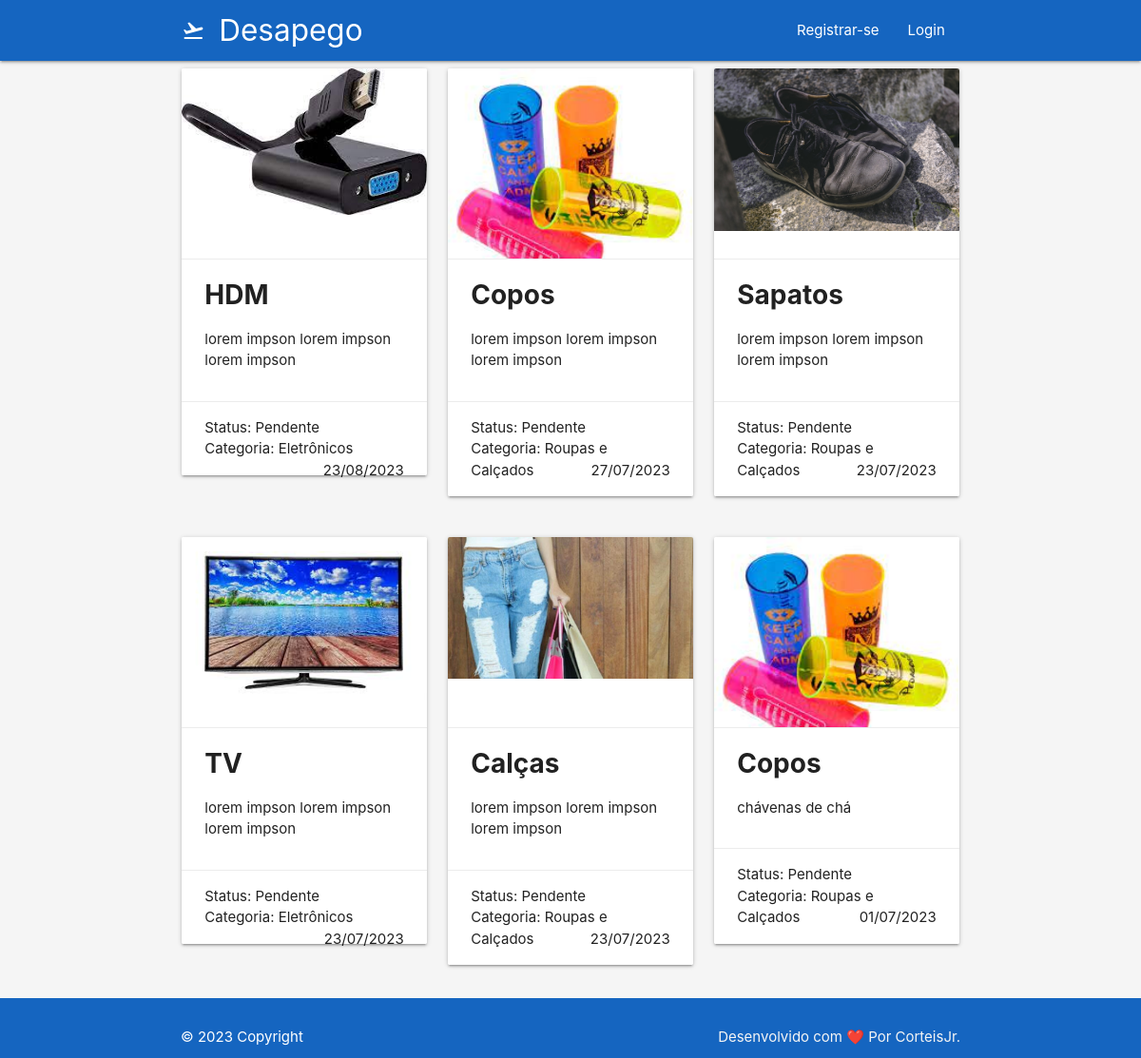
The app's page /, older data.
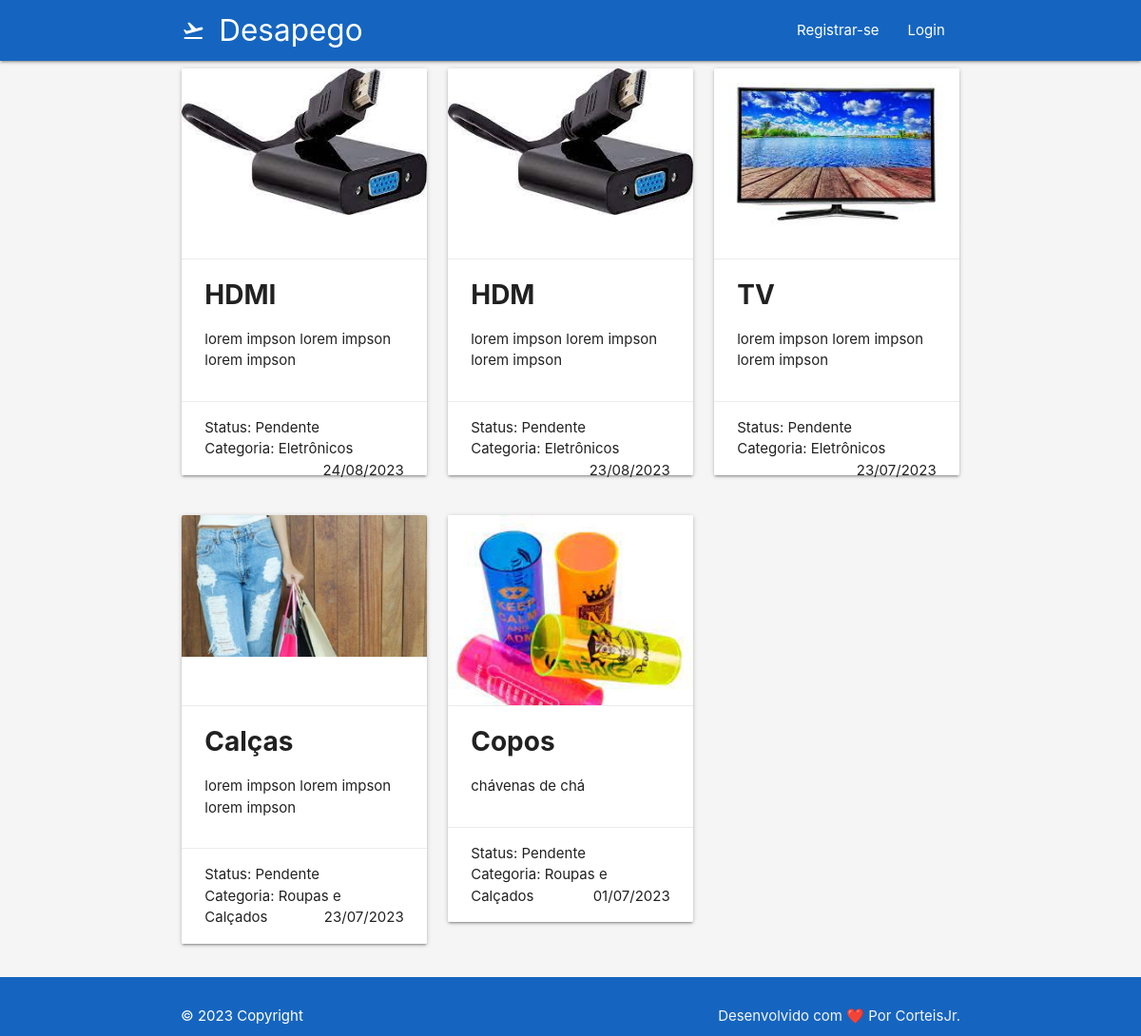
The same page, newer data.
### doeja/models/Donations.py (models this page shows, shortened)
class Donation(TimestampedModel):
    user = models.ForeignKey(Profile, on_delete=models.CASCADE)
    name_of_object = models.CharField(max_length=100, null=True, blank=True)
    description = models.CharField(max_length=255, null=True, blank=True)
    date_of_donation = models.DateField(default=None, null=True, blank=True)
    status = models.IntegerField(choices=DONATION_STATUS, default=1)
    picture = models.ImageField(null=True, blank=True)
    category = models.IntegerField(choices=CATEGORY_CHOICES, default=1)
    likes = models.ManyToManyField(User, related_name='likes', blank=True)

### doeja/views/HomeView.py (the view)
def list_donation_view(request):
    name_of_object = request.GET.get("name_of_object")
    description = request.GET.get('description')
    date_of_donation = request.GET.get('date_of_donation')
    status = request.GET.get('status')
    picture = request.GET.get('picture')
    category = request.GET.get('category')
    donations = Donation.objects.all().order_by('-created_at')
    if name_of_object is not None:
        donations = donations.filter(name_of_object__icontains=name_of_object)
    if description is not None:
        donations = donations.filter(description__id=description)
    if date_of_donation is not None:
        donations = donations.filter(date_of_donation__id=date_of_donation)
    if status is not None:
        donations = donations.filter(status__id=status)
    if picture is not None:
        donations = donations.filter(picture__id=picture)
    if category is not None:
        donations = donations.filter(category__id=category)
    context={
        'donations' : donations
    }
    return render(
        request, template_name='home/home.html', context=context
    )

### doeja/templates/home/home.html (shortened to what this page needs)
{% extends 'base.html' %} {% load static %} {% block title%}Doações {% endblock%}
{% block content %}
<div>
  <div class="container">
    <div class="row">
      {% for donation in donations %}
        <div class="col s12 m4">
          <div class="card">
            {% if donation.picture %}
              <div class="card-image">
                <img src="{{ donation.picture.url }}" alt="{{ donation.name_of_object }}">
              </div>
              {% endif %}
              <div class="card-action">
              <span class="text-black h3" style="font-weight: bold; font-size: 28px;">{{ donation.name_of_object }}</span>
              <p>{{ donation.description }}</p>
            </div>
            <div class="card-action">
              <span>Status: {{ donation.get_status_display }}</span>
              <br/>
              <span>Categoria: {{ donation.get_category_display }}</span>
              <span class="right">{{ donation.created_at|date:"d/m/Y" }}</span>
            </div>
          </div>
        </div>
        {% if forloop.counter|divisibleby:3 and not forloop.last %}
          </div><div class="row">
        {% endif %}
      {% endfor %}
    </div>
    </div>
</div>
{% endblock content %}

Row changes from the older to the newer data that the page shows:
removed Donation: picture (picture), name_of_object "Copos", description "lorem impson lorem impson lorem impson", status "Pendente", category "Roupas e Calçados", created_at "27/07/2023"
removed Donation: picture (picture), name_of_object "Sapatos", description "lorem impson lorem impson lorem impson", status "Pendente", category "Roupas e Calçados", created_at "23/07/2023"
added Donation: picture (picture), name_of_object "HDMI", description "lorem impson lorem impson lorem impson", status "Pendente", category "Eletrônicos", created_at "24/08/2023"
